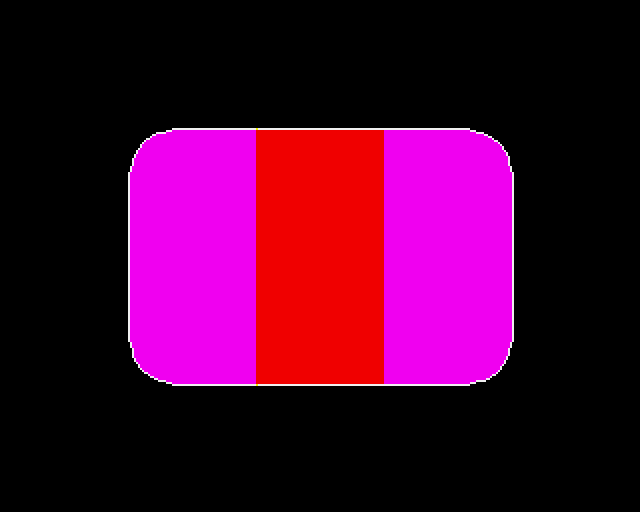
Frame 1 (no input)
Frame 60 (the mouse pressed at the canvas centre just before this capture): identical to frame 1, image omitted
Frame 120 (the mouse held since frame 60 and released just before this capture): identical to frame 1, image omitted

The Processing sketch that drew this single still picture (run headless with seeded random() and noise(); from frame 60 on, the mouse is pressed at the canvas centre):

// Processing sketch: ham6_test
// ── ham6_test.pde
EasyOCS ocs;

void setup() {
  /* Size should be twice the size of Amiga resolution. */
  size(640, 512);
  /* Turn off antialiasing since A500 is way too slow. */
  noSmooth();

  ocs = new EasyOCS(6, true);
  for (int i = 0; i < 16; i++) {
    ocs.setColor(i, color(i * 16));
  }
}

void draw() {
  /* 
   * You're allowed to use normal drawing routines below.
   *
   * Colors that normally would be displayed as shade of grays
   * will be translated to real colors using color registers
   * (aka palette) that are part of `ocs` object.
   *
   * You can even change color registers mid-screen by using
   * color change functions.
   */
  background(0);
  stroke(15);
  fill(0+48);
  rect(64, 64, 320 - 128, 256 - 128, 28);

  stroke(0+16);
  line(128, 64, 128, 192);
  stroke(15+16);
  line(192, 64, 192, 192);

  ocs.update();
}

// ── easy_ocs.pde
final int WIDTH = 320;
final int HEIGHT = 256;
final int CCSLOTS = 13;
final int NCOLORS = 32;

class EasyOCS {
  class ColorChange {
    int idx;
    color col;
  };
  
  color[] colorRegister;
  ColorChange[][] colorChange;
  color[] palette;
  
  int depth = 6;
  boolean ham6 = true;

  EasyOCS(int depth, boolean ham6) {
    assert(width == WIDTH * 2);
    assert(height == HEIGHT * 2);
    
    this.depth = depth;
    this.ham6 = ham6;
    
    palette = new color[NCOLORS];
    colorRegister = new color[NCOLORS];
    
    colorChange = new ColorChange[HEIGHT][CCSLOTS];
    for (int i = 0; i < HEIGHT; i++) {
      for (int j = 0; j < CCSLOTS; j++) {
        colorChange[i][j] = new ColorChange();
        colorChange[i][j].idx = -1;
      }
    }
  }
  
  void setColor(int i, color c) {
    assert(i >= 0 && i < 32);
    palette[i] = c & 0xf0f0f0;
  }
  
  void addColorChange(int h, int i, color c) {
  }
  
  void removeColorChange(int h, int i) {
    for (int j = 0; j < CCSLOTS; j++) {
    }
  }
  
  void update() {
    copy(0, 0, WIDTH, HEIGHT, WIDTH, HEIGHT, WIDTH, HEIGHT);
    
    for (int i = 0; i < NCOLORS; i++) {
      colorRegister[i] = palette[i];
    }
    
    loadPixels();
    for (int j = 0; j < HEIGHT; j++) {
      // emulates palette color exchange with copper between two raster lines
      // (we don't perform color swapping while drawing the pixels)
      for (int i = 0; i < CCSLOTS; i++) {
        if (colorChange[j][i].idx >= 0) {
          colorRegister[i] = colorChange[j][i].col;
        }
      }
  
      // HAM-6 emulation
      color p = colorRegister[0];
      for (int i = 0; i < WIDTH; i++) {
        int v = pixels[(j + HEIGHT) * width + (i + WIDTH)];
        if (ham6) {
          int c = (v & 0x0f) << 4;
          int d = (v & 0x30) >> 4;
          if (d == 0) {
            p = palette[v & 15];
          } else if (d == 1) /* 01 -> blue */ {
            p = color(red(p), green(p), c);
          } else if (d == 2) /* 10 -> red */ {
            p = color(c, green(p), blue(p));
          } else if (d == 3) /* 11 -> green */ {
            p = color(red(p), c, blue(p));
          }
        } else {
          p = palette[v & 31];
        }
        p &= 0x00f0f0f0;
        if ((v & 32) != 0 && !ham6) {
          p >>= 1; /* extra half brite emulation */
        }
        p |= 0xff000000;
        pixels[(j * 2 + 0) * width + (i * 2 + 0)] = p;
        pixels[(j * 2 + 1) * width + (i * 2 + 0)] = p;
        pixels[(j * 2 + 0) * width + (i * 2 + 1)] = p;
        pixels[(j * 2 + 1) * width + (i * 2 + 1)] = p;
      }
    }
    updatePixels();
  }
}
